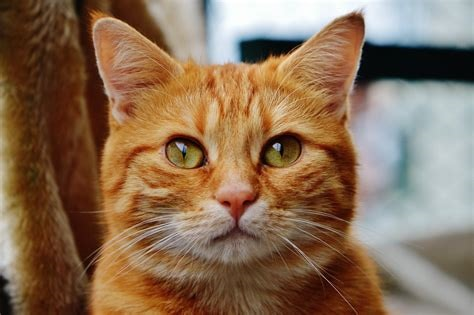
#> input picture Assignment1/data/images/cat/cat1.jpeg, 474 x 315 px, found by its file name; its folder holds only this picture in this run
$ python train_image_classifier.py
#> lines starting #> are read from the running program, lines starting #| are printed output that depends on the picture
import os
import cv2
import joblib
import numpy as np
from sklearn.svm import SVC
from sklearn.pipeline import Pipeline
from sklearn.preprocessing import StandardScaler
from sklearn.metrics import accuracy_score
from sklearn.model_selection import train_test_split

# Constants
IMAGE_SIZE = (64, 64)  # Resize images to 64x64
DATA_PATH = "data/images"
MODEL_PATH = "model/svm_image_model.pkl"

def load_images(data_path):
#> called with data_path = 'data/images'
    images = [] #['cat1.jpeg','cat2.jpeg','cat3.jpeg','dog1.jpeg','dog2.jpeg','dog3.jpeg']
    labels = []#[0,0,0,1,1,1]
    for label in os.listdir(data_path):
        label_path = os.path.join(data_path, label)
        if os.path.isdir(label_path):
            for image_name in os.listdir(label_path):
                image_path = os.path.join(label_path, image_name)
                image = cv2.imread(image_path, cv2.IMREAD_GRAYSCALE)
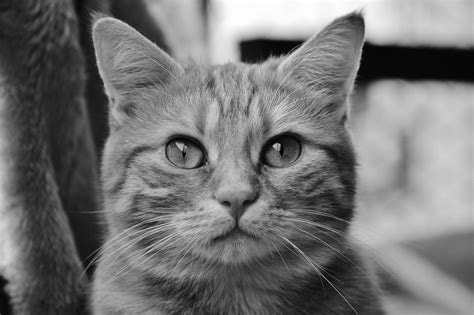
#> image: shape (315, 474); min 0, max 255, mean 115.7
                image = cv2.resize(image, IMAGE_SIZE)
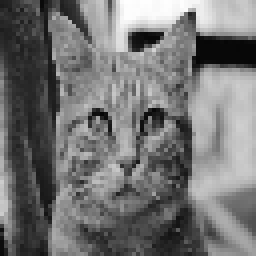
#> image: shape (64, 64) (shown 4 times larger); min 6, max 254, mean 115.5
                images.append(image.flatten())
                labels.append(label)
#> pass 2 of the loop in load_images, `for label in os.listdir(data_path):`:
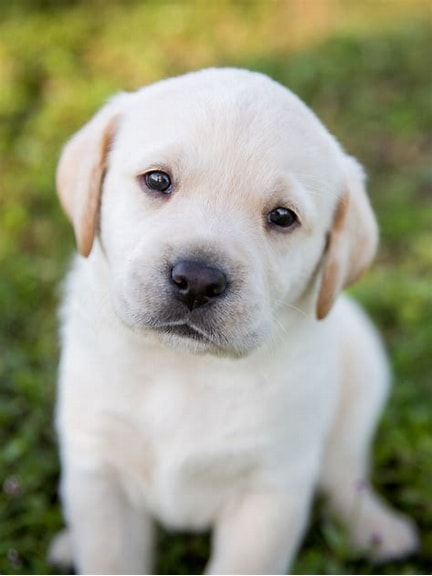
#> input picture Assignment1/data/images/dog/dog1.jpeg, 432 x 576 px, found by its file name
#> in load_images, `image = cv2.imread(image_path, cv2.IMREAD_GRAYSCALE)`:
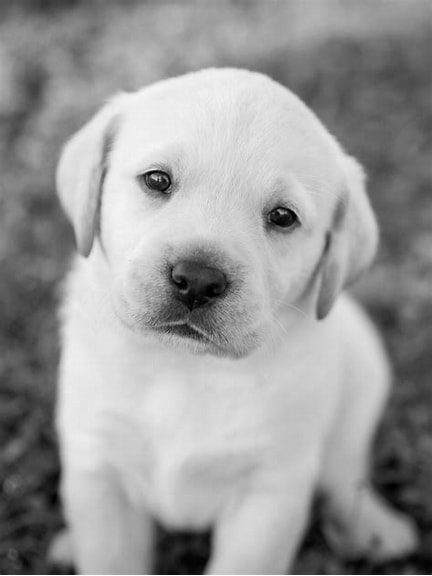
#> image: shape (576, 432); min 0, max 255, mean 153.7
#> in load_images, `image = cv2.resize(image, IMAGE_SIZE)`:
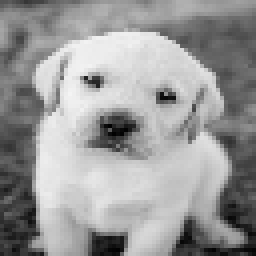
#> image: shape (64, 64) (shown 4 times larger); min 1, max 244, mean 153.4
    return np.array(images), np.array(labels)

def train_model(data_path, model_path):
    # Load and preprocess data
    x, y = load_images(data_path)

    # Split data
    x_train, x_test, y_train, y_test = train_test_split(x, y, test_size=0.3, random_state=42)

    # Create pipeline
    model = Pipeline([
        ('scaler', StandardScaler()),
        ('clf', SVC(kernel='linear', probability=True))
    ])

    # Train
#> (the run stopped early here; a loop or call above may not have finished)
